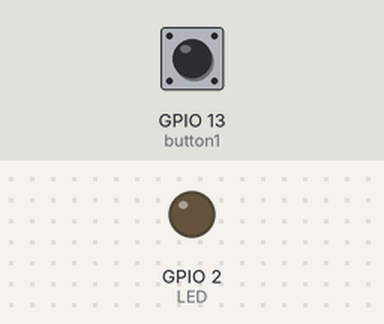
Recording of a sketch running on a simulated ESP32. Shown: output pins drawn as LEDs (lit = HIGH). Inputs (shaded band) come from the test bench; at power-on: GPIO 13 (button1) LOW. WiFi joins after 1.5 s; servers stay silent unless stated; uploads are accepted with an empty reply; what the sketch prints to the serial monitor is not drawn.

Above: at 0.1 s.
At 2.0 s:
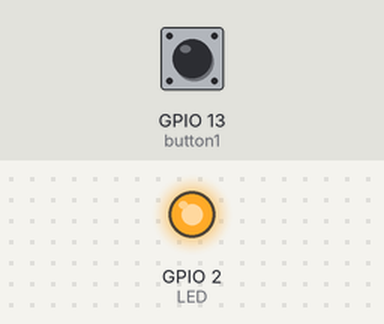
Timing chart, 0 to 3.5 s (numbered marks = the images above):
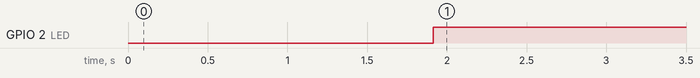

The sketch:

Breaker.ino
```cpp
#include <HTTPClient.h>
#include <WiFi.h>

const char *ssid = "";
const char *password = "";

String LED_id = "1";
bool toggle_pressed = false;
String data_to_send = "";
unsigned int Actual_Millis, Previous_Millis;
int refresh_time = 200;

int button1 = 13;
int LED = 2;

void IRAM_ATTR isr()
{
  toggle_pressed = true;
}

void setup()
{
  delay(10);
  Serial.begin(921600);
  pinMode(LED, OUTPUT);
  pinMode(button1, INPUT_PULLDOWN);
  attachInterrupt(button1, isr, RISING);

  WiFi.begin(ssid, password);
  Serial.print("Connecting...");
  while (WiFi.status() != WL_CONNECTED)
  {
    delay(500);
    Serial.print(".");
  }

  Serial.print("Connected, my IP: ");
  Serial.println(WiFi.localIP());
  Actual_Millis = millis();
  Previous_Millis = Actual_Millis;
}

void loop()
{
  Actual_Millis = millis();

  if (Actual_Millis - Previous_Millis > refresh_time)
  {
    Previous_Millis = Actual_Millis;

    if (WiFi.status() == WL_CONNECTED)
    {
      HTTPClient http;
      if (toggle_pressed)
      {
        data_to_send = "toggle_LED=" + LED_id;
        toggle_pressed = false;
      }
      else
      {
        data_to_send = "check_LED_status=" + LED_id;
      }

      http.begin(""); // page
      http.addHeader("Content-Type", "application/x-www-form-urlencoded");

      int response_code = http.POST(data_to_send);

      if (response_code > 0)
      {
        Serial.println("HTTP code " + String(response_code));

        if (response_code == 200)
        {
          String response_body = http.getString();
          Serial.print("Server reply: ");
          Serial.println(response_body);

          if (response_body == "LED_is_off")
          {
            digitalWrite(LED, LOW);
          }
          else if (response_body == "")
          {
            digitalWrite(LED, HIGH);
          }
        }
      }

      else
      {
        Serial.print("Error sending POST, code: ");
        Serial.println(response_code);
      }
      http.end();
    }
    else
    {
      Serial.println("WIFI connection error");
    }
  }
}
```

Measured:
- by itself, GPIO 2 (LED): LOW → HIGH at 1.9 s
